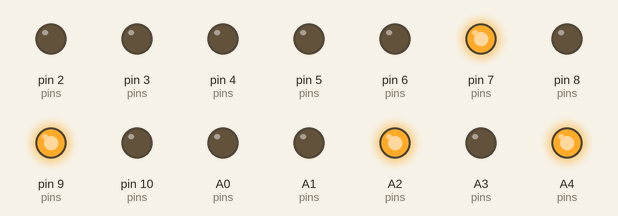
The sketch below on a simulated Arduino Nano, built with avr-gcc and run on an emulated ATmega328P. Shown: output pins drawn as LEDs (lit = HIGH).

Above: at 0.1 s.
Timing chart, 0 to 1.6 s (numbered marks = the images above):
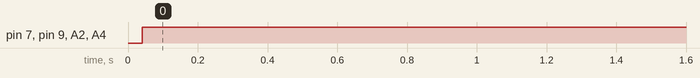

Measured:
- by itself, pin 7 (pins), pin 9 (pins), A2 (pins), A4 (pins): LOW → HIGH at 0.04 s

The sketch:

TMC_4CT_TEST.ino
```cpp
#include "SPI.h"
#include "DriverControl.h"

int pins[4][4] = {
  {A1, A0, A2, 2 }, //driver 1, STEP, DIR, CS, EN
  {4 , 3 , 7 , 8 },    //driver 2, STEP, DIR, CS, EN
  {6 , 5 , 9 , 10},   //driver 3, STEP, DIR, CS, EN
  {A5, A6, A4, A3} //driver 4, STEP, DIR, CS, EN
};


#define MOSI_PIN 11 //SDI/MOSI (ICSP: 4, Uno: 11, Mega: 51)
#define MISO_PIN 12 //SDO/MISO (ICSP: 1, Uno: 12, Mega: 50)
#define SCK_PIN  13 //CLK/SCK  (ICSP: 3, Uno: 13, Mega: 52)

//TMC2130 registers
#define WRITE_FLAG     (1<<7) //write flag
#define READ_FLAG      (0<<7) //read flag
#define REG_GCONF      0x00
#define REG_GSTAT      0x01
#define REG_IHOLD_IRUN 0x10
#define REG_CHOPCONF   0x6C
#define REG_COOLCONF   0x6D
#define REG_DCCTRL     0x6E
#define REG_DRVSTATUS  0x6F

DriverControl drivers[4] = {
        DriverControl(pins[0][0], pins[0][1], pins[0][2], pins[0][3]),
        DriverControl(pins[1][0], pins[1][1], pins[1][2], pins[1][3]),
        DriverControl(pins[2][0], pins[2][1], pins[2][2], pins[2][3]),
        DriverControl(pins[3][0], pins[3][1], pins[3][2], pins[3][3])
                           };

struct RegisterSettings{
  uint8_t reg;
  uint32_t value;
};

void setup(){
  Serial.begin(115200);

  pinMode(MOSI_PIN, OUTPUT);
  digitalWrite(MOSI_PIN, LOW);
  pinMode(MISO_PIN, INPUT);
  digitalWrite(MISO_PIN, HIGH);
  pinMode(SCK_PIN, OUTPUT);
  digitalWrite(SCK_PIN, LOW);

  //init SPI
  SPI.begin();
  //SPI.setDataMode(SPI_MODE3); //SPI Mode 3
  //SPI.setBitOrder(MSBFIRST); //MSB first
  //SPI.setClockDivider(SPI_CLOCK_DIV128); //clk=Fcpu/128
  SPI.beginTransaction(SPISettings(1000000, MSBFIRST, SPI_MODE3));

  RegisterSettings gconf;
  gconf.reg = WRITE_FLAG|REG_GCONF;
  gconf.value = 0x00000005UL;

  RegisterSettings iHold_iRun;
  iHold_iRun.reg = WRITE_FLAG|REG_IHOLD_IRUN;
  iHold_iRun.value = 0x00001010UL;

  RegisterSettings chopConf;
  chopConf.reg = WRITE_FLAG|REG_CHOPCONF;
  chopConf.value = 0x08008008UL;

  for(int i = 0; i < 4; i ++){
    drivers[i].writeRegister(gconf.reg, gconf.value);
    drivers[i].writeRegister(iHold_iRun.reg, iHold_iRun.value);
    drivers[i].writeRegister(chopConf.reg, chopConf.value);
  }

  for(int i = 0; i < 4; i ++){
    drivers[i].setEnabled(true);
  }
}

void loop(){
  static bool stepsMade = false;

  static unsigned long lastSteps = -1;
  static unsigned long currentTime = 0;

  currentTime = micros();
  if(currentTime - lastSteps >= 2500){
    stepsMade = false;
    for(int i = 0; i < 4; i ++){
      stepsMade = (drivers[i].makeStep() || stepsMade);
    }
    lastSteps = currentTime;
  }

  if(!stepsMade && Serial.available() > 0){
    int cmd = Serial.read();
    byte buffer[32];
    switch(cmd){
      case 0:
        {
          Serial.readBytes(buffer, 8);

          int16_t xMove = *reinterpret_cast<int16_t *>(&buffer[0]);
          int16_t yMove = *reinterpret_cast<int16_t *>(&buffer[2]);
          int16_t zMove = *reinterpret_cast<int16_t *>(&buffer[4]);
          int16_t eMove = *reinterpret_cast<int16_t *>(&buffer[6]);

          uint16_t largest = 0;
          if(abs(xMove) > largest) largest = abs(xMove);
          if(abs(yMove) > largest) largest = abs(yMove);
          if(abs(zMove) > largest) largest = abs(zMove);
          if(abs(eMove) > largest) largest = abs(eMove);

          drivers[0].setRate((float)xMove / largest, abs(xMove));
          drivers[1].setRate((float)yMove / largest, abs(yMove));
          drivers[2].setRate((float)zMove / largest, abs(zMove));
          drivers[3].setRate((float)eMove / largest, abs(eMove));
        }
      break;

      default:
        Serial.read();
      break;
    }
  }
}
```

DriverControl.cpp
```cpp
#include "Arduino.h"
#include "DriverControl.h"
#include "SPI.h"

DriverControl::DriverControl(uint8_t stepPin, uint8_t dirPin, uint8_t csPin, uint8_t enPin){
  _step = stepPin;
  _dir = dirPin;
  _cs = csPin;
  _en = enPin;

  pinMode(_en, OUTPUT);
  digitalWrite(_en, HIGH);

  pinMode(_step, OUTPUT);
  digitalWrite(_step, LOW);

  pinMode(_dir, OUTPUT);
  digitalWrite(_dir, LOW);

  pinMode(_cs, OUTPUT);
  digitalWrite(_cs, HIGH);
}

uint8_t DriverControl::writeRegister(uint8_t reg, uint32_t data){
  uint8_t s;

  digitalWrite(_cs, LOW);

  s = SPI.transfer(reg);
  SPI.transfer((data>>24UL)&0xFF)&0xFF;
  SPI.transfer((data>>16UL)&0xFF)&0xFF;
  SPI.transfer((data>> 8UL)&0xFF)&0xFF;
  SPI.transfer((data>> 0UL)&0xFF)&0xFF;

  digitalWrite(_cs, HIGH);

  return s;
}

uint8_t DriverControl::readRegister(uint8_t reg, uint32_t *data){
  uint8_t s;

  this->writeRegister(reg, 0UL);

  digitalWrite(_cs, LOW);

  s = SPI.transfer(reg);
  *data  = SPI.transfer(0x00)&0xFF;
  *data <<=8;
  *data |= SPI.transfer(0x00)&0xFF;
  *data <<=8;
  *data |= SPI.transfer(0x00)&0xFF;
  *data <<=8;
  *data |= SPI.transfer(0x00)&0xFF;

  digitalWrite(_cs, HIGH);

  return s;
}

void DriverControl::setEnabled(bool enabled){
  digitalWrite(_en, !enabled);
}

void DriverControl::setRate(double theRate, uint16_t steps){
  _rate = theRate;
  _stepsToDo = steps;
  digitalWrite(_dir, _rate < 0);
}

bool DriverControl::makeStep(){
  if(_stepsToDo == 0){
    return false;
  } else {
    _stepsToDo --;
  }
  _stepProgress += _rate;

  if(round(_stepProgress) >= 1){
    _stepProgress -= 1;
    this->doStep();
  } else if(round(_stepProgress) <= -1){
    _stepProgress += 1;
    this->doStep();
  }

  return true;
}

void DriverControl::doStep(){
  digitalWrite(_step, HIGH);
  delayMicroseconds(10);
  digitalWrite(_step, LOW);
}
```

DriverControl.h
```cpp
#ifndef DriverControl_h
#define DriverControl_h

#include "Arduino.h"

class DriverControl{
  public:
    DriverControl(uint8_t stepPin, uint8_t dirPin, uint8_t csPin, uint8_t enPin);
    uint8_t writeRegister(uint8_t reg, uint32_t data);
    uint8_t readRegister(uint8_t reg, uint32_t *data);
    void setEnabled(bool enabled);
    void setRate(double theRate, uint16_t steps);
    bool makeStep();

  private:
    double _rate;
    double _stepProgress;
    uint8_t _step, _dir, _cs, _en;
    uint16_t _stepsToDo;
    void doStep();
};

#endif
```
